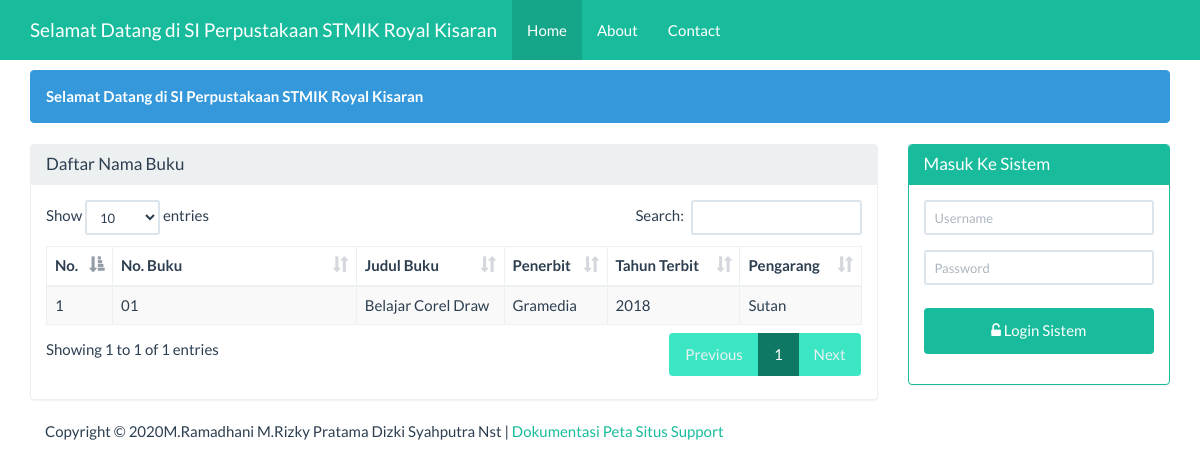
Before: / with the older database file.
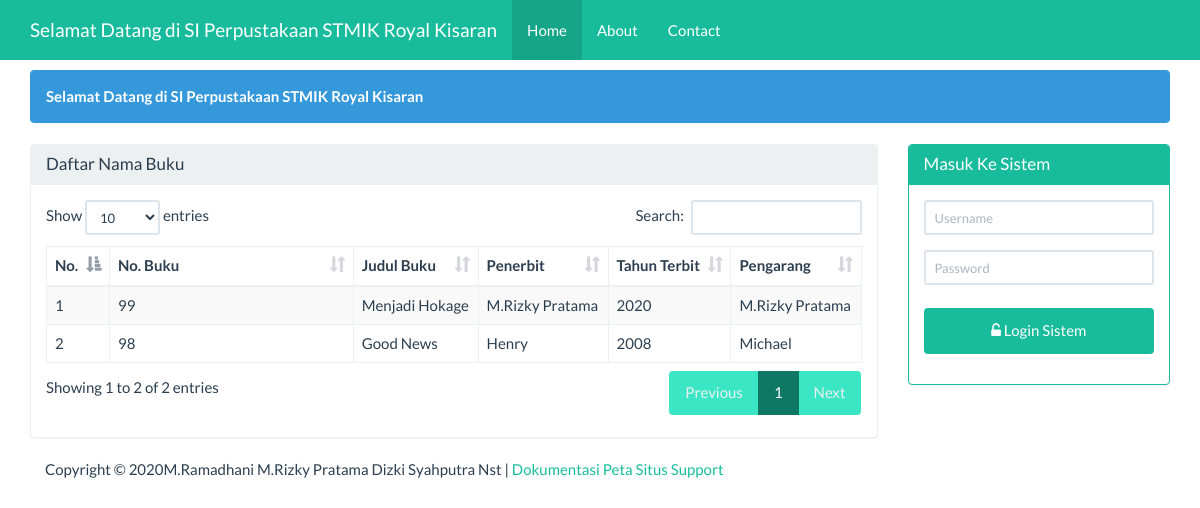
After: the same page with the newer database file.
### tables this page shows
CREATE TABLE `daftar_buku` (
  `id` int(5) NOT NULL,
  `no_buku` varchar(100) DEFAULT NULL,
  `judul_buku` varchar(100) DEFAULT NULL,
  `penerbit` varchar(100) DEFAULT NULL,
  `tahun_terbit` varchar(100) DEFAULT NULL,
  `pengarang` varchar(100) DEFAULT NULL,
  `status` varchar(100) DEFAULT NULL,
  `ket` varchar(100) DEFAULT NULL,
  `ruang_buku` varchar(100) DEFAULT NULL
);

### beranda.php (the view, shortened to what this page needs)
<div class="container">
    <div class="row">
        <div class ="col-xs-12">
            <div class="alert alert-info">
                <strong>Selamat Datang di SI Perpustakaan STMIK Royal Kisaran</strong>
            </div>
        </div>
    </div>
    <div class="row">
        <div class="col-sm-9 col-xs-12">
            <div class="panel panel-default">
                <div class="panel-heading">
                    <h3 class="panel-title">Daftar Nama Buku</h3>
                </div>
                <div class="panel-body">
                     <table id="dtskripsi" class="table table-bordered table-striped table-hover">
                        <thead>
                            <tr>
                                <th>No.</th><th width="30%">No. Buku</th><th>Judul Buku</th><th>Penerbit</th><th>Tahun Terbit</th><th>Pengarang</th>
                            </tr>
                        </thead>
                        <tbody>
                            <?php
                            $sql = "SELECT * FROM daftar_buku";
                            $query = mysqli_query($koneksi, $sql) or die("SQL Anda Salah");
                            $nomor = 0;
                            while ($data = mysqli_fetch_array($query)) {
                                $nomor++;
                                ?>
                                <tr>
                                    <td><?= $nomor ?></td>
                                    <td><?= $data['no_buku'] ?></td>
                                    <td><?= $data['judul_buku'] ?></td>
                                    <td><?= $data['penerbit'] ?></td>
                                    <td><?= $data['tahun_terbit'] ?></td>
                                    <td><?= $data['pengarang'] ?></td>
                                </tr>
                            <?php } ?>
                        </tbody>
                    </table>
                </div>
            </div>
        </div>
        <div class="col-sm-3 col-xs-12">
            <?php if (isset($_SESSION['username'])) { ?>
            <div class="alert alert-info">
                <strong>Welcome <?=$_SESSION['nama']?></strong>
            </div>
            <?php
           } else { ?>
            <div class="panel panel-success">
                <div class="panel-heading">
                    <h3 class="panel-title">Masuk Ke Sistem</h3>
                </div>
                <div class="panel-body">
                    <form class="form-horizontal" action="proses_login.php" method="post">
                        <div class="form-group">
                            <div class="col-sm-12">
                                <input type="text" name="user" class="form-control input-sm"
                                   placeholder="Username" required="" autocomplete="off"/>
                            </div>
                        </div>
                        <div class="form-group">
                            <div class="col-sm-12">
                                <input type="password" name="pwd" class="form-control input-sm"
                                   placeholder="Password" required="" autocomplete="off"/>
                            </div>
                        </div>
                        <div class="form-group">
                            <div class="col-sm-12">
                                <button type="submit" name="login" value="login"
                                        class="btn btn-success btn-block"><span class="fa fa-unlock-alt"></span>
                                    Login Sistem
                                </button>
                            </div>
                    </form>
                </div>
            </div>
        </div>
            <?php } ?>
    </div>
</div>

### index.php (shortened to what this page needs)
<!DOCTYPE html>
<html>
    <head>
        <link href="Assets/css/bootstrap.min.css" rel="stylesheet" type="text/css"/>
        <link href="Assets/css/dataTables.bootstrap.min.css" rel="stylesheet" type="text/css"/>
        <link href="Assets/font-awesome-4.5.0/css/font-awesome.min.css" rel="stylesheet" type="text/css"/>
    </head>
    <body>
        <?php
        require 'menu.php';
        ?>
        <?php
        require 'content.php';
        ?>
        <?php
        require 'footer.php';
        ?>
    </body>
    </html>

### menu.php (shortened to what this page needs)
<nav class="navbar navbar-inverse navbar-fixed-top">
    <div class="container">
        <div class="navbar-header">
            <a class="navbar-brand" href="?page=utama">Selamat Datang di SI Perpustakaan STMIK Royal Kisaran</a>
        </div>
        <div id="navbar" class="navbar-collapse collapse">
            <ul class="nav navbar-nav">
                <li class="active"><a href="#">Home</a></li>
                <li><a href="?page=about&actions=tampil">About</a></li>
                <li><a href="?page=kontak&actions=tampil">Contact</a></li>
            </ul>
        </div>
    </div>
</nav>

### content.php (shortened to what this page needs)
<?php
@$page=$_GET['page'];
if(empty ($page)){
    require 'beranda.php';
}

### footer.php
<div class="container">
    <div class="row">
        <div class="col-xs-12">
            Copyright &COPY; <?= date('Y')?>M.Ramadhani M.Rizky Pratama Dizki Syahputra Nst |
            <a href="#">Dokumentasi</a>
            <a href="#">Peta Situs</a>
            <a href="#">Support</a>
        </div>
    </div>
</div>

### index.php (style rules this page uses)
body { margin-top:70px; }
button { background-color: #4CAF50; color: white; padding: 14px 20px; margin: 8px 0; border: none; cursor: pointer; width: 100%; }

Changed rows visible on the page:
removed daftar_buku: no_buku "01", judul_buku "Belajar Corel Draw", penerbit "Gramedia", tahun_terbit "2018", pengarang "Sutan"
added daftar_buku: no_buku "99", judul_buku "Menjadi Hokage", penerbit "M.Rizky Pratama", tahun_terbit "2020", pengarang "M.Rizky Pratama"
added daftar_buku: no_buku "98", judul_buku "Good News", penerbit "Henry", tahun_terbit "2008", pengarang "Michael"
Other visible differences:
text written by a page script: "Show entries Search: Showing 1 to 1 of 1 entries Previous 1 Next" → "Show entries Search: Showing 1 to 2 of 2 entries Previous 1 Next"
